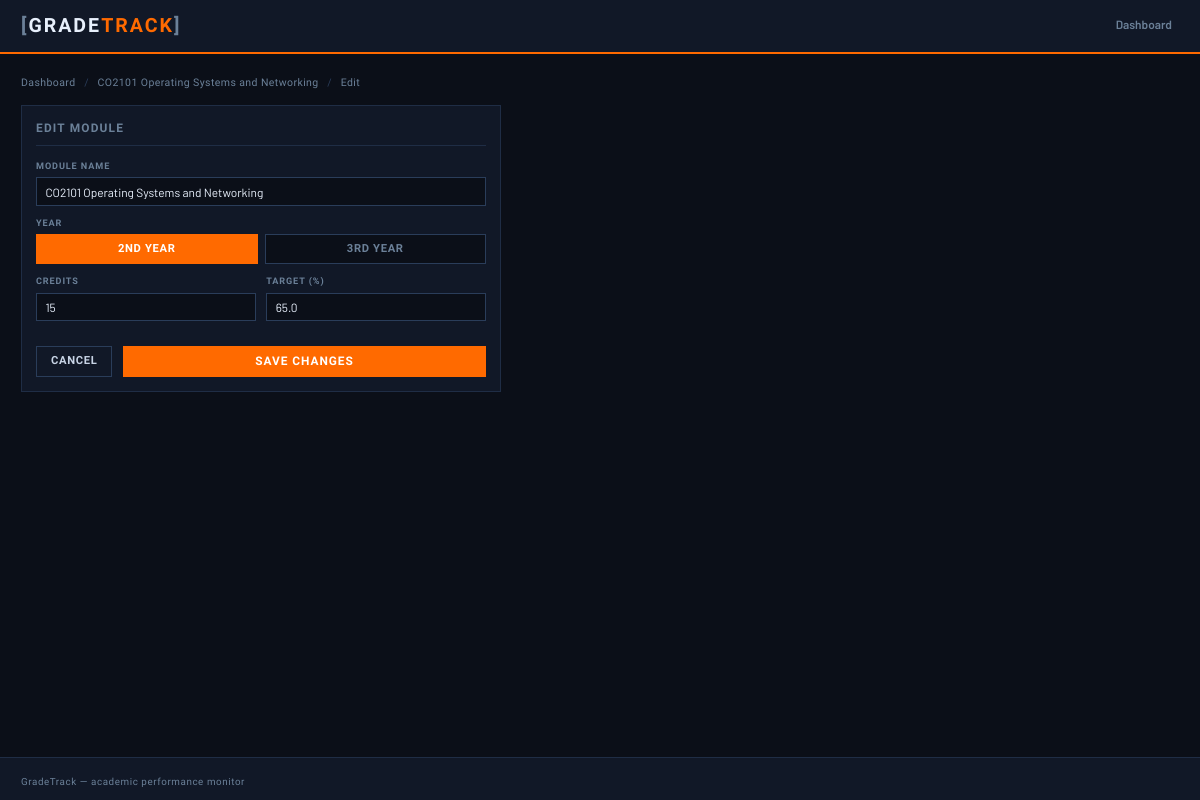
/module/5/edit, run on the app's committed database.
### tables this page shows
CREATE TABLE modules (
                id INTEGER PRIMARY KEY AUTOINCREMENT,
                name TEXT NOT NULL,
                credits INTEGER NOT NULL DEFAULT 20,
                target_grade REAL NOT NULL DEFAULT 70,
                year INTEGER NOT NULL DEFAULT 2
            );

### app.py (the view, shortened to what this page needs)
@app.route("/module/<int:module_id>/edit", methods=["GET", "POST"])
def edit_module(module_id):
    m = db.get_module(module_id)
    return render_template("edit_module.html", module=m)

### db.py (called while the page is built)
def get_db():
    conn = sqlite3.connect(DB_PATH)
    conn.row_factory = sqlite3.Row
    conn.execute("PRAGMA foreign_keys = ON")
    return conn

def get_module(module_id):
    with get_db() as conn:
        return conn.execute("SELECT * FROM modules WHERE id = ?", (module_id,)).fetchone()

### templates/edit_module.html (shortened to what this page needs)
{% extends "base.html" %}
{% block content %}
<div class="breadcrumb">
  <a href="/" class="breadcrumb-link">Dashboard</a>
  <span class="breadcrumb-sep">/</span>
  <a href="/module/{{ module.id }}" class="breadcrumb-link">{{ module.name }}</a>
  <span class="breadcrumb-sep">/</span>
  <span>Edit</span>
</div>
<div class="single-form-page">
  <div class="form-panel" style="max-width:480px">
    <h3 class="panel-title">EDIT MODULE</h3>
    <form method="POST" action="/module/{{ module.id }}/edit">
      <div class="field">
        <label class="field-label">MODULE NAME</label>
        <input type="text" name="name" class="field-input" value="{{ module.name }}" required>
      </div>
      <div class="field">
        <label class="field-label">YEAR</label>
        <div class="year-toggle-row">
          <label class="year-toggle">
            <span>2ND YEAR</span>
          </label>
          <label class="year-toggle">
            <span>3RD YEAR</span>
          </label>
        </div>
      </div>
      <div class="field-row">
        <div class="field">
          <label class="field-label">CREDITS</label>
          <input type="number" name="credits" class="field-input" value="{{ module.credits }}" min="1" max="120" required>
        </div>
        <div class="field">
          <label class="field-label">TARGET (%)</label>
          <input type="number" name="target_grade" class="field-input" value="{{ module.target_grade }}" min="0" max="100" step="0.1" required>
        </div>
      </div>
      <div style="display:flex;gap:.75rem;margin-top:1rem">
        <a href="/module/{{ module.id }}" class="btn-secondary">CANCEL</a>
        <button type="submit" class="btn-primary">SAVE CHANGES</button>
      </div>
    </form>
  </div>
</div>
{% endblock %}

### static/style.css (style rules this page uses)
:root { --bg: #0b0f18; --bg-2: #111827; --bg-3: #1a2235; --border: #1f2d45; --border-2: #2a3d5a; --orange: #ff6a00; --orange-dim: #cc5500; --text: #c8d4e6; --text-dim: #6b8098; --text-bright:#e8f0fc; --white: #ffffff; --first: #00c896; --upper: #4da6ff; --lower: #f0b429; --third: #e06030; --fail: #e03030; --na: #4a5c72; }
*, *::before, *::after { box-sizing: border-box; margin: 0; padding: 0; }
html { font-size: 14px; }
body { background: var(--bg); color: var(--text); font-family: 'Barlow', sans-serif; font-weight: 400; line-height: 1.5; min-height: 100vh; display: flex; flex-direction: column; }
h1, h2, h3, h4, .logo, .section-title, .panel-title, .stat-label, .field-label, th, .summary-label, .btn-primary, .btn-secondary, .btn-ghost, .btn-danger, .btn-sm { font-family: 'Barlow Condensed', sans-serif; letter-spacing: .04em; }
a { color: var(--orange); text-decoration: none; }
.form-panel { background: var(--bg-2); border: 1px solid var(--border); padding: 1rem; }
.panel-title { font-size: .85rem; font-weight: 700; color: var(--text-dim); letter-spacing: .1em; margin-bottom: 1rem; padding-bottom: .5rem; border-bottom: 1px solid var(--border); }
.field { display: flex; flex-direction: column; gap: .3rem; margin-bottom: .75rem; }
.field-row { display: grid; grid-template-columns: 1fr 1fr; gap: .75rem; }
.field-label { font-size: .65rem; font-weight: 700; color: var(--text-dim); letter-spacing: .1em; }
.field-input { background: var(--bg); border: 1px solid var(--border-2); color: var(--text-bright); padding: .45rem .6rem; font-family: 'Barlow', sans-serif; font-size: .85rem; width: 100%; outline: none; transition: border-color .15s; }
.field-input::placeholder { color: var(--text-dim); }
.btn-primary { background: var(--orange); color: var(--white); border: none; padding: .5rem 1.25rem; font-size: .85rem; font-weight: 700; letter-spacing: .08em; cursor: pointer; width: 100%; transition: background .15s; }
.btn-secondary { background: transparent; color: var(--text); border: 1px solid var(--border-2); padding: .45rem 1rem; font-size: .8rem; font-weight: 600; letter-spacing: .06em; cursor: pointer; display: inline-block; text-align: center; transition: border-color .15s, color .15s; }
.breadcrumb { font-size: .75rem; color: var(--text-dim); margin-bottom: 1rem; font-family: 'Barlow Condensed', sans-serif; letter-spacing: .04em; }
.breadcrumb-link { color: var(--text-dim); }
.breadcrumb-sep { margin: 0 .4rem; color: var(--border-2); }
.single-form-page { max-width: 600px; }
.year-toggle-row { display: grid; grid-template-columns: 1fr 1fr; gap: .5rem; }
.year-toggle { display: flex; cursor: pointer; }
.year-toggle span { width: 100%; text-align: center; padding: .4rem; font-family: 'Barlow Condensed', sans-serif; font-size: .8rem; font-weight: 700; letter-spacing: .06em; color: var(--text-dim); border: 1px solid var(--border-2); background: var(--bg); transition: all .15s; }
.year-toggle input:checked + span { background: var(--orange); color: var(--white); border-color: var(--orange); }

### data on the page
modules: name "CO2101 Operating Systems and Networking", credits "15", target_grade "65.0"
